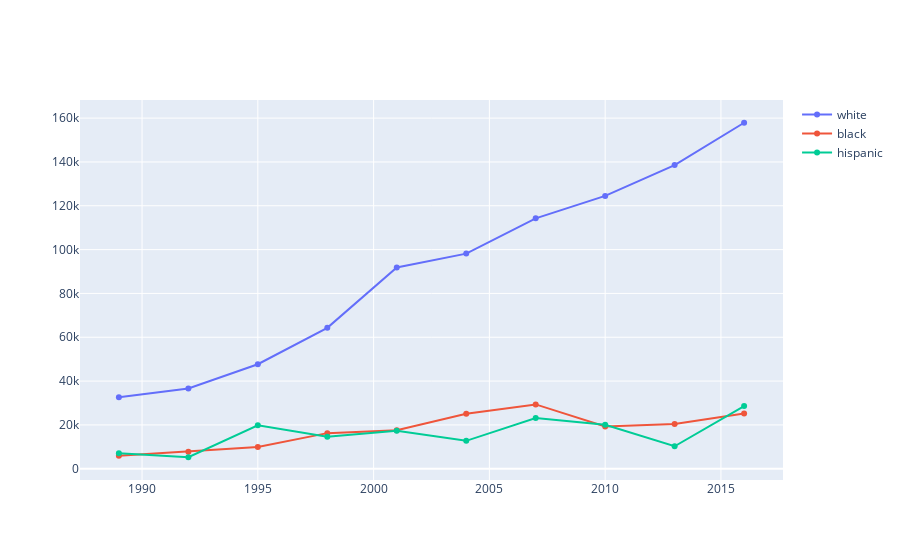

Notebook source saved alongside this figure:
### Code cell
fig = go.Figure()
fig.add_trace(go.Scatter(x=retirement_white['year'], y = retirement_white['retirement'], name = "white"))
fig.add_trace(go.Scatter(x=retirement_black['year'], y = retirement_black['retirement'], name = "black"))
fig.add_trace(go.Scatter(x=retirement_hispanic['year'], y = retirement_hispanic['retirement'], name = "hispanic"))
fig.show()

### Figure 1 — Plotly figure (JSON) as saved in the notebook; plotly's stock layout.template omitted (floating-point values rounded to 4 significant figures)
{"data": [{"name": "white", "type": "scatter", "x": [1989, 1992, 1995, 1998, 2001, 2004, 2007, 2010, 2013, 2016], "y": [32650.0, 36640.0, 47700.0, 64300.0, 91830.0, 98170.0, 114300.0, 124500.0, 138600.0, 157900.0]}, {"name": "black", "type": "scatter", "x": [1989, 1992, 1995, 1998, 2001, 2004, 2007, 2010, 2013, 2016], "y": [5954.0, 7798.0, 9930.0, 16250.0, 17570.0, 25090.0, 29360.0, 19290.0, 20440.0, 25210.0]}, {"name": "hispanic", "type": "scatter", "x": [1989, 1992, 1995, 1998, 2001, 2004, 2007, 2010, 2013, 2016], "y": [7122.0, 5249.0, 19820.0, 14610.0, 17310.0, 12730.0, 23180.0, 20060.0, 10260.0, 28580.0]}], "layout": {}}
